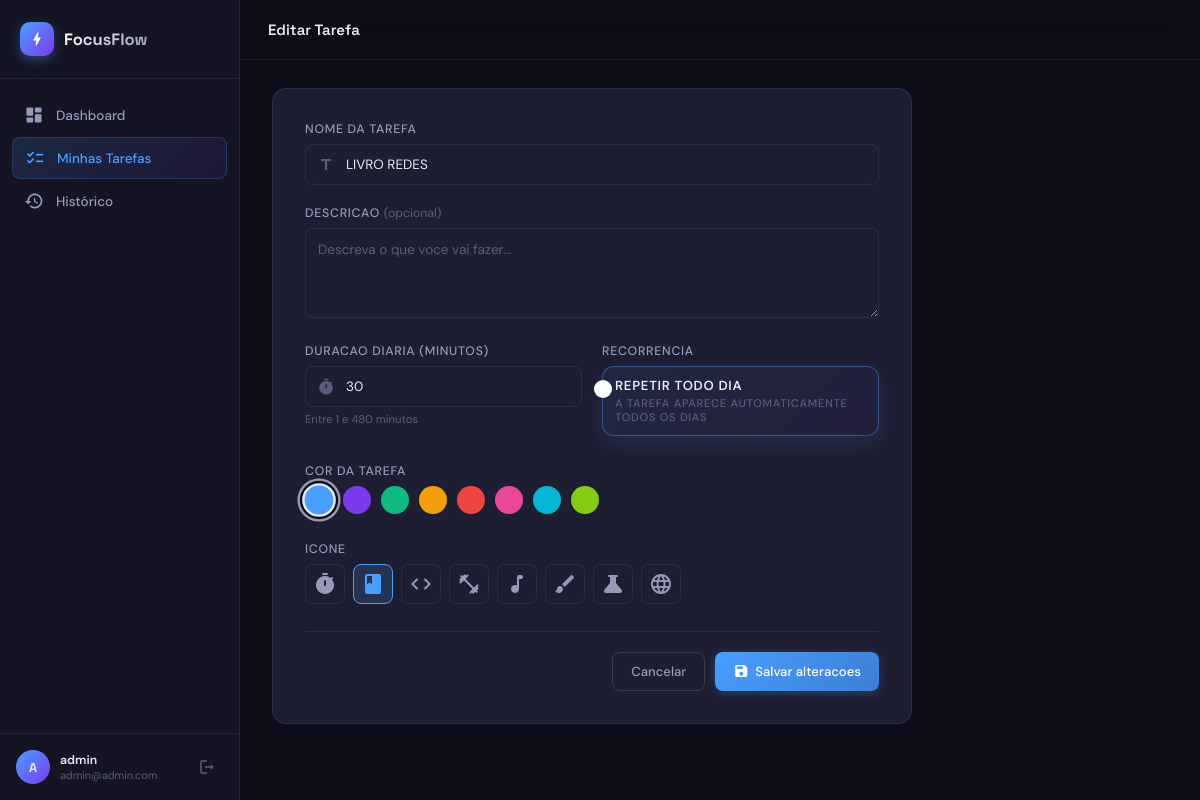
Screenshot of /tasks/1/edit (signed in) with the database file from the repository.
### app/models.py (models this page shows, shortened)
class User(UserMixin, db.Model):
    __tablename__ = 'users'
    id = db.Column(db.Integer, primary_key=True)
    username = db.Column(db.String(80), unique=True, nullable=False)
    email = db.Column(db.String(120), unique=True, nullable=False)
    password_hash = db.Column(db.String(255), nullable=False)
    created_at = db.Column(db.DateTime, default=datetime.utcnow)
    tasks = db.relationship('Task', backref='owner', lazy='dynamic', cascade='all, delete-orphan')

class Task(db.Model):
    __tablename__ = 'tasks'
    id = db.Column(db.Integer, primary_key=True)
    user_id = db.Column(db.Integer, db.ForeignKey('users.id', ondelete='CASCADE'), nullable=False)
    name = db.Column(db.String(200), nullable=False)
    description = db.Column(db.Text, nullable=True)
    duration_minutes = db.Column(db.Integer, nullable=False, default=25)
    is_recurring = db.Column(db.Boolean, default=True)
    color = db.Column(db.String(7), default='#4A9EFF')
    icon = db.Column(db.String(50), default='timer')
    created_at = db.Column(db.DateTime, default=datetime.utcnow)
    is_active = db.Column(db.Boolean, default=True)
    sessions = db.relationship('TaskSession', backref='task', lazy='dynamic', cascade='all, delete-orphan')

### app/tasks/routes.py (the view, shortened to what this page needs)
@tasks_bp.route('/<int:task_id>/edit', methods=['GET', 'POST'])
@login_required
def edit_task(task_id):
    task = Task.query.filter_by(id=task_id, user_id=current_user.id).first_or_404()
    return render_template('tasks/form.html', task=task, colors=TASK_COLORS, icons=TASK_ICONS)

### app/models.py (called while the page is built)
@login_manager.user_loader
def load_user(user_id):
    return User.query.get(int(user_id))

### app/templates/tasks/form.html (shortened to what this page needs)
{% extends "base.html" %}
{% block page_title %}{% if task %}Editar Tarefa{% else %}Nova Tarefa{% endif %}{% endblock %}
{% block content %}
<div class="form-page">
  <div class="form-card">
    <form method="POST" class="task-form">
      <div class="form-group">
        <label>Nome da Tarefa</label>
        <div class="input-wrapper">
          <input type="text" name="name" value="{{ task.name if task else '' }}"
                 placeholder="Ex: Ler livro de algoritmos" required maxlength="200">
        </div>
      </div>
      <div class="form-group">
        <label>Descricao <span class="optional">(opcional)</span></label>
        <textarea name="description" rows="3"
                  placeholder="Descreva o que voce vai fazer...">{{ task.description if task else '' }}</textarea>
      </div>
      <div class="form-row-2">
        <div class="form-group">
          <label>Duracao diaria (minutos)</label>
          <div class="input-wrapper">
            <input type="number" name="duration_minutes"
                   value="{{ task.duration_minutes if task else 25 }}"
                   min="1" max="480" required>
          </div>
          <span class="field-hint">Entre 1 e 480 minutos</span>
        </div>
        <div class="form-group">
          <label>Recorrencia</label>
          <label class="toggle-switch recurring-toggle">
            <span class="toggle-track">
              <span class="toggle-thumb"></span>
            </span>
            <span class="toggle-content">
              <span class="toggle-label">Repetir todo dia</span>
              <small class="toggle-help">A tarefa aparece automaticamente todos os dias</small>
            </span>
          </label>
        </div>
      </div>
      <div class="form-group">
        <label>Cor da Tarefa</label>
        <div class="color-picker">
          {% for color in colors %}
          <label class="color-opt">
            <span class="color-swatch" style="background: {{ color }}"></span>
          </label>
          {% endfor %}
        </div>
      </div>
      <div class="form-group">
        <label>Icone</label>
        <div class="icon-picker">
          {% for icon in icons %}
          <label class="icon-opt">
            <span class="icon-swatch">
              <span class="material-icons-round">{{ icon }}</span>
            </span>
          </label>
          {% endfor %}
        </div>
      </div>
      <div class="form-actions">
        <a href="{{ url_for('tasks.list_tasks') }}" class="btn-ghost">Cancelar</a>
        <button type="submit" class="btn-primary">
          <span class="material-icons-round">{% if task %}save{% else %}add_task{% endif %}</span>
          {% if task %}Salvar alteracoes{% else %}Criar tarefa{% endif %}
        </button>
      </div>
    </form>
  </div>
</div>
{% endblock %}

### app/templates/base.html (shortened to what this page needs)
<!DOCTYPE html>
<html lang="pt-BR">
<head>
  <link rel="stylesheet" href="{{ url_for('static', filename='css/app.css') }}">
</head>
<body>
{% if current_user.is_authenticated %}
<aside class="sidebar" id="sidebar">
  <div class="sidebar-logo">
    <span class="logo-icon"><span class="material-icons-round">bolt</span></span>
    <span class="logo-text">FocusFlow</span>
  </div>
  <nav class="sidebar-nav">
    <a href="{{ url_for('main.dashboard') }}" class="nav-item {% if request.endpoint == 'main.dashboard' %}active{% endif %}">
      <span class="material-icons-round">dashboard</span>
      <span>Dashboard</span>
    </a>
    <a href="{{ url_for('tasks.list_tasks') }}" class="nav-item {% if 'tasks' in request.endpoint %}active{% endif %}">
      <span class="material-icons-round">checklist</span>
      <span>Minhas Tarefas</span>
    </a>
    <a href="{{ url_for('main.history') }}" class="nav-item {% if request.endpoint == 'main.history' %}active{% endif %}">
      <span class="material-icons-round">history</span>
      <span>Histórico</span>
    </a>
  </nav>
  <div class="sidebar-footer">
    <div class="user-card">
      <div class="user-avatar">{{ current_user.username[0].upper() }}</div>
      <div class="user-info">
        <span class="user-name">{{ current_user.username }}</span>
        <span class="user-email">{{ current_user.email }}</span>
      </div>
    </div>
    <a href="{{ url_for('auth.logout') }}" class="logout-btn" title="Sair">
      <span class="material-icons-round">logout</span>
    </a>
  </div>
</aside>
<div class="main-wrapper">
  <header class="topbar">
    <div class="topbar-title">{% block page_title %}{% endblock %}</div>
  </header>
  <main class="page-content">
    {% block content %}{% endblock %}
  </main>
</div>
{% else %}
  {% block auth_content %}{% endblock %}
{% endif %}
</body>
</html>

### rows the page displays
User: username "A", username "admin", email "admin@admin.com"
Task: name "LIVRO REDES", duration_minutes "30"
